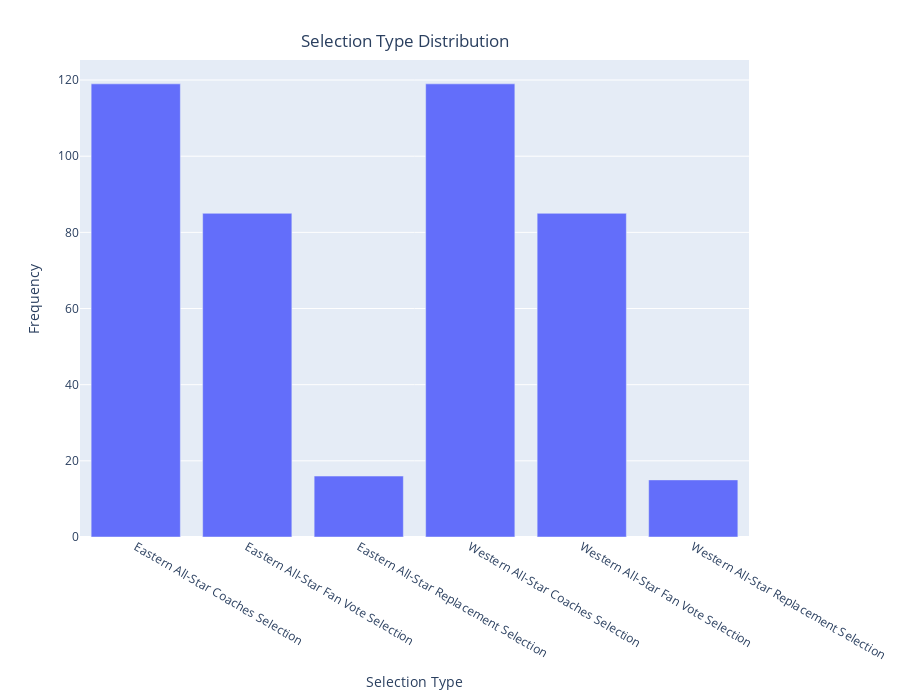

Source (notebook cell):
### Markdown cell above
In the Western Conference, the Golden State Warriors and Phoenix Suns stand out the most. Warriors clearly became a strong team starting in 2012; they had no All-Star selections from 2000 to 2011. Phoenix Suns had some success when 3 All-Stars were selected each year in 2004 and 2006. San Antonio Spurs have remained relevant, resulting in at least 1 All-Star every year from 2000 to 2016.


In the Eastern Conference, the Boston Celtics, Miami Heat, Detroit Pistons, and Atlanta Hawks stand out. From 2007 to 2010, the Celtics won one championship and advanced to the playoffs. Lebron, Wade, and Bosh won back to back championships (12' & 13') for Miami. Their reign of dominance started in 2010 with the emergence of the 'Big Three': Lebron, Wade, and Bosh. In 2014, Atlanta Hawks had a superb regular season which resulted in 4 All-Stars but no Finals appearance.

I included a drop down menu to toggle between conferences and show all.

### Code cell
sel_type  = pd.DataFrame(nba_clean.groupby(['Selection Type']).size()).reset_index()
sel_type.columns = ['Selection Type','Frequency']

# sel_type.plot(kind = 'barh', x = 'Selection Type', y= 'Count', figsize = (12,10))
# plt.title('Selection Types by Conference', fontsize = 18)
# plt.xlabel('Number of Selections')

# plt.savefig('selectiontypes.png')


fig = px.bar(sel_type, x ='Selection Type', y = 'Frequency' )
fig.update_layout(
title= {'text': "Selection Type Distribution", 'x': .45, 'y':0.95}, width = 900, height = 700)
fig.show()

### Figure 1 — Plotly figure (JSON) as saved in the notebook; plotly's stock layout.template omitted (floating-point values rounded to 4 significant figures)
{"data": [{"alignmentgroup": "True", "hoverlabel": {"namelength": 0}, "hovertemplate": "Selection Type=%{x}<br>Frequency=%{y}", "legendgroup": "", "marker": {"color": "#636efa"}, "name": "", "offsetgroup": "", "orientation": "v", "showlegend": false, "textposition": "auto", "type": "bar", "x": ["Eastern All-Star Coaches Selection", "Eastern All-Star Fan Vote Selection", "Eastern All-Star Replacement Selection", "Western All-Star Coaches Selection", "Western All-Star Fan Vote Selection", "Western All-Star Replacement Selection"], "xaxis": "x", "y": [119, 85, 16, 119, 85, 15], "yaxis": "y"}], "layout": {"barmode": "relative", "height": 700, "legend": {"tracegroupgap": 0}, "margin": {"t": 60}, "title": {"text": "Selection Type Distribution", "x": 0.45, "y": 0.95}, "width": 900, "xaxis": {"anchor": "y", "domain": [0, 1], "title": {"text": "Selection Type"}}, "yaxis": {"anchor": "x", "domain": [0, 1], "title": {"text": "Frequency"}}}}
